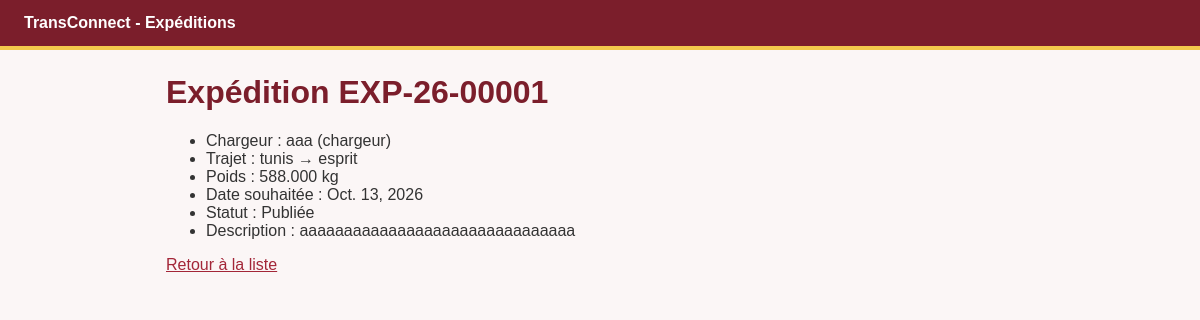
Page /expedition/details/1/ on the committed database.
### ExpeditionApp/models.py (models this page shows, shortened)
class Expedition(models.Model):
    STATUT_CHOICES = [
        ('publiee', 'Publiée'),
        ('attribuee', 'Attribuée'),
        ('en_cours', 'En cours'),
        ('livree', 'Livrée'),
        ('annulee', 'Annulée'),
    ]
    reference = models.CharField(max_length=20, unique=True, editable=False)
    ville_depart = models.CharField(max_length=100)
    ville_arrivee = models.CharField(max_length=100)
    poids_kg = models.DecimalField(
        max_digits=10,
        decimal_places=3,
        validators=[MinValueValidator(0.001, 'le poids doit être supérieur à 0kg')],
    )
    date_souhaitee = models.DateField()
    description = models.TextField(blank=True)
    statut = models.CharField(max_length=20, choices=STATUT_CHOICES, default='publiee')
    entreprise = models.ForeignKey(
        Entreprise,
        on_delete=models.CASCADE,
        related_name='expeditions',
        limit_choices_to={'type_entreprise': 'chargeur'},
    )
    created_at = models.DateTimeField(auto_now_add=True)
    updated_at = models.DateTimeField(auto_now=True)

### EntrepriseApp/models.py (models this page shows, shortened)
class Entreprise(models.Model):
    raison_sociale = models.CharField(max_length=255, null=False, blank= False)
    matricule_fiscal = models.CharField(max_length=17, unique=True, validators=[matricule_fiscal_validator])
    type_entreprise = models.CharField(max_length=100, choices=[
        ('chargeur', 'Chargeur'),
        ('transporteur', 'Transporteur')
    ],  default='chargeur')
    adresse = models.TextField(validators=[MinLengthValidator(20, "l'adresse doit au moins avoir 20 char"),MaxLengthValidator(300, "l'adresse ne peut pas depasser les 300 char")])
    created_at = models.DateTimeField(auto_now_add=True)
    updated_at = models.DateTimeField(auto_now=True)
    utilisateur = models.OneToOneField(Utilisateur, on_delete=models.CASCADE, related_name='entreprise')
    def __str__(self):
        return f"{self.raison_sociale} ({self.type_entreprise})"

### ExpeditionApp/views.py (the view)
# urls.py: path('details/<int:pk>/', detailsExpedition, name='details'),
def detailsExpedition(request, pk):
    expedition = get_object_or_404(Expedition, pk=pk)
    return render(request, 'expedition/details.html', {'expedition': expedition})

### templates/expedition/details.html (shortened to what this page needs)
{% extends "expedition/base.html" %}
{% block content %}
<h1>Expédition {{ expedition.reference }}</h1>
<ul>
    <li>Chargeur : {{ expedition.entreprise }}</li>
    <li>Trajet : {{ expedition.ville_depart }} → {{ expedition.ville_arrivee }}</li>
    <li>Poids : {{ expedition.poids_kg }} kg</li>
    <li>Date souhaitée : {{ expedition.date_souhaitee }}</li>
    <li>Statut : {{ expedition.get_statut_display }}</li>
    <li>Description : {{ expedition.description }}</li>
</ul>
<a href="{% url 'list' %}">Retour à la liste</a>
{% endblock %}

### static/expedition/css/expedition.css (style rules this page uses)
:root { --color-primary: #7B1E2B; --color-secondary: #A32638; --color-accent: #F2C94C; --color-background: #FBF6F6; --color-surface: #fff; --color-text: #333; --color-border: #E8DCDD; }
* { box-sizing: border-box; }
body { margin: 0; background: var(--color-background); color: var(--color-text); font-family: Arial, sans-serif; }
h1 { color: var(--color-primary); }
a { color: var(--color-secondary); }

### rows in the picture
Expedition: reference "EXP-26-00001", entreprise "aaa (chargeur)", ville_depart "tunis", ville_arrivee "esprit", poids_kg "588.000", date_souhaitee "Oct. 13, 2026", statut "Publiée", description "aaaaaaaaaaaaaaaaaaaaaaaaaaaaaaa"
